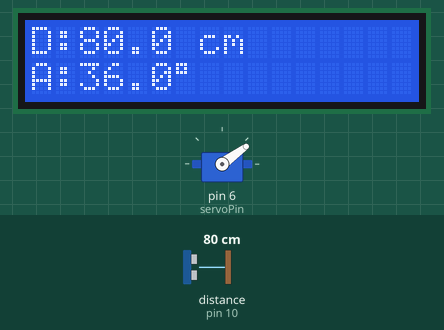
The sketch below on a simulated Arduino Uno, built with avr-gcc and run on an emulated ATmega328P. On the bench: servo, 16×2 character LCD. Wiring (inferred from the names in the program): ultrasonic range finder: trigger pin 9; echo pin 10. Inputs (shaded band) come from the test bench; at power-on: distance to the obstacle (sensor on pin 10) 80 cm. The echo pulse lasts 58.3 µs per cm; what the sketch prints to the serial monitor is not drawn.

Above: at 3.2 s.
3.3 s: distance to the obstacle (sensor on pin 10) set to 2 cm
At 5.6 s:
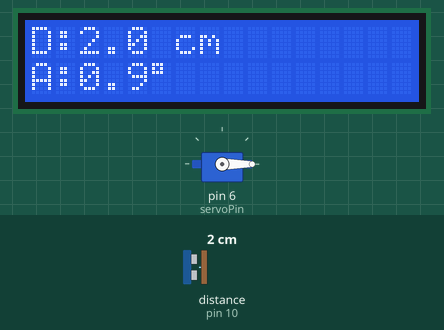
6.2 s: distance to the obstacle (sensor on pin 10) set to 120 cm
At 8.0 s:
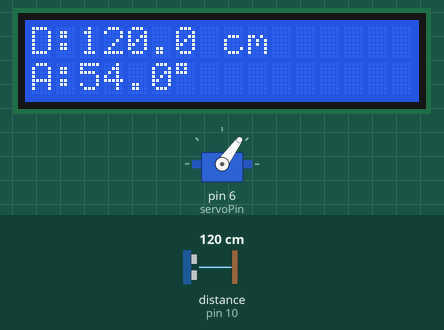
8.3 s: distance to the obstacle (sensor on pin 10) set to 250 cm
At 9.9 s:
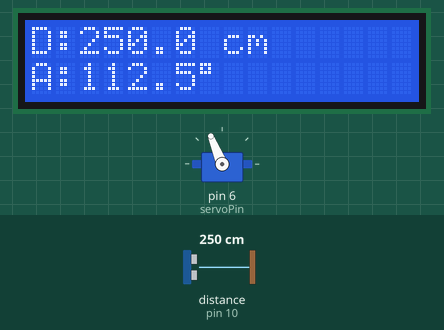
10.6 s: distance to the obstacle (sensor on pin 10) set to 299 cm
At 12.1 s:
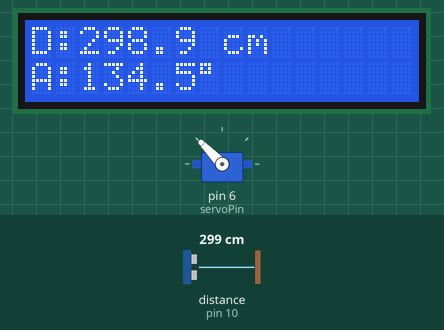
Timing chart, 0 to 13.6 s (numbered marks = the images above; inputs shaded):
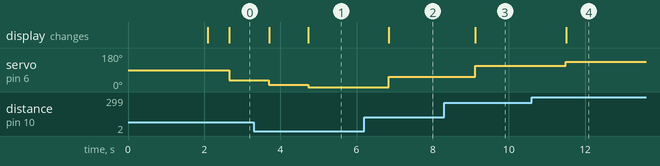

Measured:
- after the input at 3.3 s, servo on pin 6 (servoPin): 36° → 11° after 0.40 s, → 0° 1.0 s later; the display: first changes after 0.40 s (image 1 shows a later state)
- after the input at 6.2 s, servo on pin 6 (servoPin): 0° → 54° after 0.65 s; the display: changes after 0.65 s (image 2)
- after the input at 8.3 s, servo on pin 6 (servoPin): 54° → 112° after 0.82 s; the display: changes after 0.82 s (image 3)
- after the input at 10.6 s, servo on pin 6 (servoPin): 112° → 134° after 0.90 s; the display: changes after 0.90 s (image 4)

The sketch:

MOVING_AVERAGE_FILTER.ino
```cpp
#include <Wire.h>
#include <LiquidCrystal_I2C.h>
#include <Servo.h>

//==============================
// LCD
//==============================
LiquidCrystal_I2C lcd(0x27, 16, 2);

//==============================
// Ultrasonic Sensor
//==============================
const int trigPin = 9;
const int echoPin = 10;

//==============================
// Servo
//==============================
Servo scanner;
const int servoPin = 6;

//==============================
// Parameters
//==============================
const float R = 127.3;   // Radius (cm)
const int N = 10;        // Number of measurements

//==============================
// Variables
//==============================
long duration;
float distance;
float thetaRad;
float thetaDeg;


//==================================================
// MOVING AVERAGE FILTER
//==================================================
float movingAverage()
{
    float sum = 0;

    for (int i = 0; i < N; i++)
    {
        // Trigger sensor
        digitalWrite(trigPin, LOW);
        delayMicroseconds(2);

        digitalWrite(trigPin, HIGH);
        delayMicroseconds(10);

        digitalWrite(trigPin, LOW);

        // Read echo
        long duration = pulseIn(echoPin, HIGH, 30000);

        // Convert time to distance
        float d = duration * 0.0343 / 2.0;

        // Add measurement
        sum = sum + d;

        delay(50);
    }

    // Calculate mean
    float mean = sum / N;

    return mean;
}


//==================================================
// SETUP
//==================================================
void setup()
{
    Serial.begin(9600);

    pinMode(trigPin, OUTPUT);
    pinMode(echoPin, INPUT);

    scanner.attach(servoPin);

    lcd.init();
    lcd.backlight();

    lcd.setCursor(0, 0);
    lcd.print("Ultrasonic");

    lcd.setCursor(0, 1);
    lcd.print("Initializing");

    delay(2000);

    lcd.clear();
}


//==================================================
// LOOP
//==================================================
void loop()
{
    //==============================
    // Get filtered distance
    //==============================
    distance = movingAverage();


    //==============================
    // Calculate angle
    //
    // s = R * theta
    //
    // theta = distance / R
    //==============================

    thetaRad = distance / R;

    // Convert radians to degrees
    thetaDeg = thetaRad * 180.0 / PI;

    // Limit servo angle
    thetaDeg = constrain(thetaDeg, 0, 180);


    //==============================
    // Move Servo
    //==============================
    scanner.write(thetaDeg);


    //==============================
    // LCD
    //==============================
    lcd.clear();

    lcd.setCursor(0, 0);
    lcd.print("D:");
    lcd.print(distance, 1);
    lcd.print(" cm");

    lcd.setCursor(0, 1);
    lcd.print("A:");
    lcd.print(thetaDeg, 1);
    lcd.print((char)223);


    //==============================
    // Serial Monitor
    //==============================
    Serial.print("Filtered Distance = ");
    Serial.print(distance, 2);

    Serial.print(" cm");

    Serial.print("    Angle = ");
    Serial.print(thetaDeg, 2);

    Serial.println(" deg");


    delay(500);
}
```
